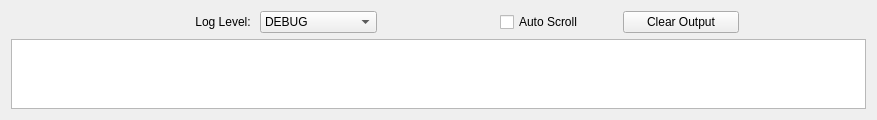
<?xml version="1.0" encoding="UTF-8"?>
<ui version="4.0">
 <class>TabConsole</class>
 <widget class="QWidget" name="TabConsole">
  <property name="geometry">
   <rect>
    <x>0</x>
    <y>0</y>
    <width>877</width>
    <height>110</height>
   </rect>
  </property>
  <property name="windowTitle">
   <string>Form</string>
  </property>
  <layout class="QVBoxLayout" name="verticalLayout">
   <item>
    <layout class="QGridLayout" name="gridLayout_settings" columnstretch="1,1,1,1,1,1,1">
     <property name="sizeConstraint">
      <enum>QLayout::SizeConstraint::SetDefaultConstraint</enum>
     </property>
     <property name="leftMargin">
      <number>10</number>
     </property>
     <property name="rightMargin">
      <number>10</number>
     </property>
     <item row="0" column="3">
      <spacer name="horizontalSpacer_center">
       <property name="orientation">
        <enum>Qt::Orientation::Horizontal</enum>
       </property>
       <property name="sizeHint" stdset="0">
        <size>
         <width>40</width>
         <height>20</height>
        </size>
       </property>
      </spacer>
     </item>
     <item row="0" column="4">
      <widget class="QCheckBox" name="checkBox_auto_scroll">
       <property name="sizePolicy">
        <sizepolicy hsizetype="Minimum" vsizetype="Fixed">
         <horstretch>0</horstretch>
         <verstretch>0</verstretch>
        </sizepolicy>
       </property>
       <property name="text">
        <string>Auto Scroll</string>
       </property>
       <property name="checked">
        <bool>false</bool>
       </property>
       <property name="tristate">
        <bool>false</bool>
       </property>
      </widget>
     </item>
     <item row="0" column="5">
      <widget class="QPushButton" name="pushButton_clear_console">
       <property name="sizePolicy">
        <sizepolicy hsizetype="Minimum" vsizetype="Fixed">
         <horstretch>0</horstretch>
         <verstretch>0</verstretch>
        </sizepolicy>
       </property>
       <property name="minimumSize">
        <size>
         <width>0</width>
         <height>0</height>
        </size>
       </property>
       <property name="text">
        <string>Clear Output</string>
       </property>
      </widget>
     </item>
     <item row="0" column="0">
      <spacer name="horizontalSpacer_left">
       <property name="orientation">
        <enum>Qt::Orientation::Horizontal</enum>
       </property>
       <property name="sizeHint" stdset="0">
        <size>
         <width>40</width>
         <height>20</height>
        </size>
       </property>
      </spacer>
     </item>
     <item row="0" column="1">
      <widget class="QLabel" name="label_log_level">
       <property name="text">
        <string>Log Level: </string>
       </property>
       <property name="alignment">
        <set>Qt::AlignmentFlag::AlignRight|Qt::AlignmentFlag::AlignTrailing|Qt::AlignmentFlag::AlignVCenter</set>
       </property>
      </widget>
     </item>
     <item row="0" column="2">
      <widget class="QComboBox" name="comboBox_log_level">
       <property name="sizePolicy">
        <sizepolicy hsizetype="Minimum" vsizetype="Fixed">
         <horstretch>0</horstretch>
         <verstretch>0</verstretch>
        </sizepolicy>
       </property>
       <property name="minimumSize">
        <size>
         <width>90</width>
         <height>0</height>
        </size>
       </property>
       <property name="sizeAdjustPolicy">
        <enum>QComboBox::SizeAdjustPolicy::AdjustToContents</enum>
       </property>
       <item>
        <property name="text">
         <string>DEBUG</string>
        </property>
       </item>
       <item>
        <property name="text">
         <string>INFO</string>
        </property>
       </item>
       <item>
        <property name="text">
         <string>SUCCESS</string>
        </property>
       </item>
       <item>
        <property name="text">
         <string>WARNING</string>
        </property>
       </item>
       <item>
        <property name="text">
         <string>ERROR</string>
        </property>
       </item>
      </widget>
     </item>
     <item row="0" column="6">
      <spacer name="horizontalSpacer_right">
       <property name="orientation">
        <enum>Qt::Orientation::Horizontal</enum>
       </property>
       <property name="sizeHint" stdset="0">
        <size>
         <width>40</width>
         <height>20</height>
        </size>
       </property>
      </spacer>
     </item>
    </layout>
   </item>
   <item>
    <widget class="QTextEdit" name="textEdit_console"/>
   </item>
  </layout>
 </widget>
 <resources/>
 <connections/>
</ui>
